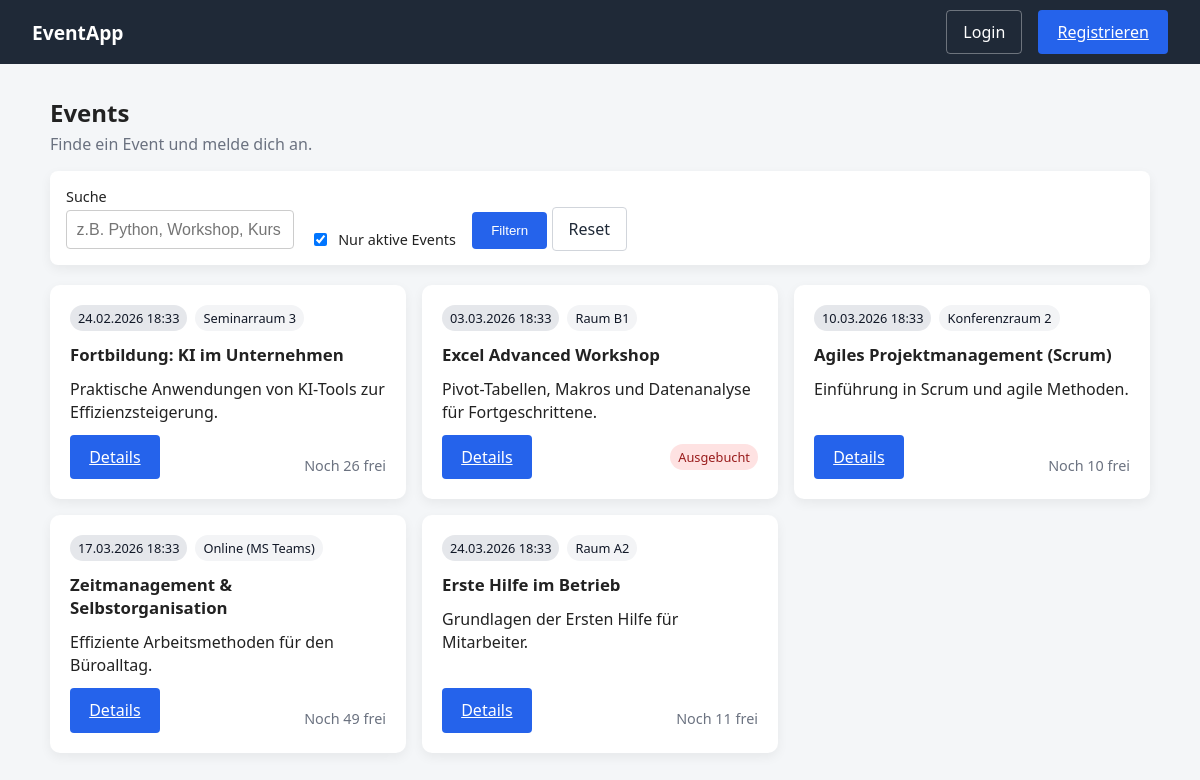
The page / on the database its author committed.
### app/models.py (models this page shows)
class Event(Base):
    __tablename__ = "events"
    id = Column(Integer, primary_key=True)
    title = Column(String, nullable=False)
    description = Column(String)
    starts_at = Column(DateTime)
    ends_at = Column(DateTime)
    location = Column(String)
    max_participants = Column(Integer, default=0)
    is_active = Column(Boolean, default=True)
    created_at = Column(DateTime, default=datetime.utcnow)
    bookings = relationship("Booking", back_populates="event")

### app/routers/web/pages.py (the view)
@router.get("/", response_class=HTMLResponse)
def home(
    request: Request,
    q: Optional[str] = None,
    active: int = 1,
    db: Session = Depends(get_db),
    user = Depends(get_current_user_optional),
):
    events, free_map = event_service.get_events_for_homepage(db=db, q=q, active=active)
    return templates.TemplateResponse(
    "home.html",
    {
        "request": request,
        "events": events,
        "free_map": free_map,
        "q": q or "",
        "active": active,
        "user": user
    }
)

### templates/home.html
{% extends "base.html" %} {% block title %}Events{% endblock %} {% block content
%}
<div class="container-wide">
  <section class="page-header">
    <div>
      <h1>Events</h1>
      <p class="muted">Finde ein Event und melde dich an.</p>
    </div>
  </section>
  <form
    class="filter-bar"
    method="get"
    role="search"
    aria-label="Events filtern"
  >
    <div class="filter-row">
      <div class="filter-item">
        <label for="q">Suche</label>
        <input
          id="q"
          name="q"
          type="text"
          value="{{ q }}"
          placeholder="z.B. Python, Workshop, Kurs"
        />
      </div>
      <div class="filter-item filter-check">
        <label class="check">
          <input type="checkbox" name="active" value="1" {% if active == 1 %}checked{% endif %}>
          Nur aktive Events
        </label>
      </div>
      <div class="filter-item">
        <button class="btn-primary btn-small" type="submit">Filtern</button>
        <a class="btn-link" href="/">Reset</a>
      </div>
    </div>
  </form>
  {% if events %}
  <div class="card-grid" role="list" aria-label="Eventliste">
    {% for e in events %}
    <article class="event-card" role="listitem">
      <div class="event-meta">
        {% if e.starts_at %}
        <div class="pill">{{ e.starts_at.strftime("%d.%m.%Y %H:%M") }}</div>
        {% else %}
        <div class="pill">Termin folgt</div>
        {% endif %} {% if e.location %}
        <div class="pill pill-light">{{ e.location }}</div>
        {% endif %}
      </div>
      <h2 class="event-title">{{ e.title }}</h2>
      {% if e.description %}
      <p class="event-desc">{{ e.description }}</p>
      {% else %}
      <p class="event-desc muted">Keine Beschreibung vorhanden.</p>
      {% endif %}
      <div class="event-actions">
        <a class="btn-primary btn-small" href="/events/{{ e.id }}">Details</a>
        {% set free = free_map.get(e.id) %} {% if free is none %}
        <span class="muted small">Unbegrenzt</span>
        {% else %} {% if free > 0 %}
        <span class="muted small">Noch {{ free }} frei</span>
        {% else %}
        <span class="pill pill-danger">Ausgebucht</span>
        {% endif %} {% endif %}
      </div>
    </article>
    {% endfor %}
  </div>
  {% else %}
  <div class="empty-state">
    <h2>Keine Events gefunden</h2>
    <p class="muted">Passe den Filter an oder setze ihn zurück.</p>
  </div>
  {% endif %}
</div>
{% endblock %}

### static/styles.css (style rules this page uses)
body { font-family: system-ui, sans-serif; margin: 0; background: #f4f6f8; color: #222; padding-top: 64px; }
.container-wide { max-width: 1100px; margin: 2rem auto; padding: 0 1.5rem; }
.btn-link { background: transparent; border: 1px solid #d1d5db; color: #1f2937; padding: 0.6rem 1rem; border-radius: 4px; text-decoration: none; }
.btn-small { padding: 0.45rem 0.75rem; }
input { padding: 0.6rem; border-radius: 4px; border: 1px solid #ccc; font-size: 1rem; }
.btn-primary { background: #2563eb; color: white; border: none; padding: 0.7rem 1.2rem; border-radius: 4px; cursor: pointer; }
.small { font-size: 0.9rem; margin-top: 1rem; }
.muted { color: #6b7280; }
.page-header { margin-bottom: 1rem; }
.page-header h1 { margin: 0; }
.page-header p { margin: 0.25rem 0 0; }
.filter-bar { background: white; border-radius: 8px; padding: 1rem; margin-bottom: 1.25rem; box-shadow: 0 4px 12px rgba(0, 0, 0, 0.06); }
.filter-row { display: flex; gap: 1rem; flex-wrap: wrap; align-items: flex-end; }
.filter-item label { display: block; font-size: 0.9rem; margin-bottom: 0.25rem; }
.filter-check label { display: flex; gap: 0.5rem; align-items: center; margin: 0; }
.card-grid { display: grid; grid-template-columns: repeat(3, 1fr); gap: 1rem; }
.event-card { background: white; padding: 1.25rem; border-radius: 10px; box-shadow: 0 4px 12px rgba(0, 0, 0, 0.06); display: flex; flex-direction: column; gap: 0.75rem; }
.event-meta { display: flex; gap: 0.5rem; flex-wrap: wrap; }
.pill { font-size: 0.8rem; padding: 0.25rem 0.5rem; border-radius: 999px; background: #e5e7eb; color: #111827; }
.pill-light { background: #f3f4f6; }
.pill-danger { background: #fee2e2; color: #991b1b; }
.event-title { font-size: 1.05rem; margin: 0; }
.event-desc { margin: 0; line-height: 1.4; }
.event-actions { display: flex; justify-content: space-between; align-items: center; margin-top: auto; }

### rows shown on the page
Event: starts_at "24.02.2026 18:33", location "Seminarraum 3", title "Fortbildung: KI im Unternehmen", description "Praktische Anwendungen von KI-Tools zur Effizienzsteigerung.", free "26"
Event: starts_at "03.03.2026 18:33", location "Raum B1", title "Excel Advanced Workshop", description "Pivot-Tabellen, Makros und Datenanalyse für Fortgeschrittene.", shows "Ausgebucht"
Event: starts_at "10.03.2026 18:33", location "Konferenzraum 2", title "Agiles Projektmanagement (Scrum)", description "Einführung in Scrum und agile Methoden.", free "10"
Event: starts_at "17.03.2026 18:33", location "Online (MS Teams)", title "Zeitmanagement & Selbstorganisation", description "Effiziente Arbeitsmethoden für den Büroalltag.", free "49"
Event: starts_at "24.03.2026 18:33", location "Raum A2", title "Erste Hilfe im Betrieb", description "Grundlagen der Ersten Hilfe für Mitarbeiter.", free "11"
